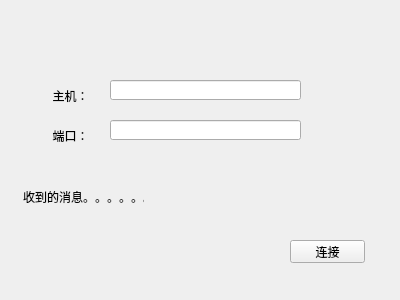
<?xml version="1.0" encoding="UTF-8"?>
<ui version="4.0">
 <class>Widget</class>
 <widget class="QWidget" name="Widget">
  <property name="geometry">
   <rect>
    <x>0</x>
    <y>0</y>
    <width>400</width>
    <height>300</height>
   </rect>
  </property>
  <property name="windowTitle">
   <string>Widget</string>
  </property>
  <widget class="QLabel" name="label">
   <property name="geometry">
    <rect>
     <x>30</x>
     <y>80</y>
     <width>81</width>
     <height>31</height>
    </rect>
   </property>
   <property name="text">
    <string>主机：</string>
   </property>
   <property name="alignment">
    <set>Qt::AlignCenter</set>
   </property>
   <property name="textInteractionFlags">
    <set>Qt::NoTextInteraction</set>
   </property>
  </widget>
  <widget class="QLabel" name="label_2">
   <property name="geometry">
    <rect>
     <x>30</x>
     <y>120</y>
     <width>81</width>
     <height>31</height>
    </rect>
   </property>
   <property name="text">
    <string>端口：</string>
   </property>
   <property name="alignment">
    <set>Qt::AlignCenter</set>
   </property>
   <property name="wordWrap">
    <bool>false</bool>
   </property>
   <property name="textInteractionFlags">
    <set>Qt::NoTextInteraction</set>
   </property>
  </widget>
  <widget class="QLineEdit" name="hostLineEdit">
   <property name="geometry">
    <rect>
     <x>110</x>
     <y>80</y>
     <width>191</width>
     <height>20</height>
    </rect>
   </property>
  </widget>
  <widget class="QLineEdit" name="portLineEdit">
   <property name="geometry">
    <rect>
     <x>110</x>
     <y>120</y>
     <width>191</width>
     <height>20</height>
    </rect>
   </property>
  </widget>
  <widget class="QPushButton" name="pushButton">
   <property name="geometry">
    <rect>
     <x>290</x>
     <y>240</y>
     <width>75</width>
     <height>23</height>
    </rect>
   </property>
   <property name="text">
    <string>连接</string>
   </property>
  </widget>
  <widget class="QLabel" name="messageLabel">
   <property name="geometry">
    <rect>
     <x>23</x>
     <y>181</y>
     <width>121</width>
     <height>31</height>
    </rect>
   </property>
   <property name="text">
    <string>收到的消息。。。。。。</string>
   </property>
  </widget>
 </widget>
 <layoutdefault spacing="6" margin="11"/>
 <tabstops>
  <tabstop>pushButton</tabstop>
  <tabstop>hostLineEdit</tabstop>
  <tabstop>portLineEdit</tabstop>
 </tabstops>
 <resources/>
 <connections/>
</ui>
